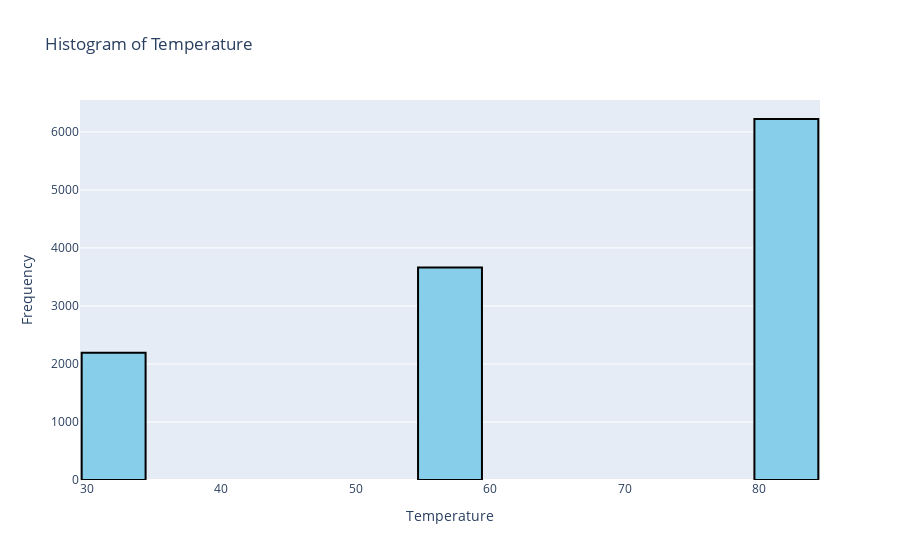

Notebook cell for this chart:
### Markdown cell above
6. Use a histogram to visualize the temperature column.

### Code cell
#fig6= plt.hist(data_cleaned['temperature'],bins = 5,edgecolor='black', color='skyblue')
#fig6 = sns.histplot(data_cleaned, x='temperature', kde=True)





#fig6 = px.histogram(data_cleaned, x='temperature')
#plt.title('Histogram of Temperature')
#plt.xlabel("Temperature")
#plt.ylabel('Count')
#fig6.show()








#plt.show()







fig6 = go.Figure(data=[go.Histogram(x=data_cleaned['temperature'],nbinsx=12, marker=dict(color='skyblue', line=dict(color='black', width=2)))])

fig6.update_layout(title_text='Histogram of Temperature',xaxis_title_text='Temperature',yaxis_title_text='Frequency', bargap=0.05 )

fig6.show()

### Figure 1 — Plotly figure (JSON) as saved in the notebook; plotly's stock layout.template omitted (floating-point values rounded to 4 significant figures; data arrays with more than 128 entries replaced by an {"elided": "..."} marker saying what was removed)
{"data": [{"marker": {"color": "skyblue", "line": {"color": "black", "width": 2}}, "nbinsx": 12, "type": "histogram", "x": {"elided": "12079 int values"}}], "layout": {"bargap": 0.05, "title": {"text": "Histogram of Temperature"}, "xaxis": {"title": {"text": "Temperature"}}, "yaxis": {"title": {"text": "Frequency"}}}}
